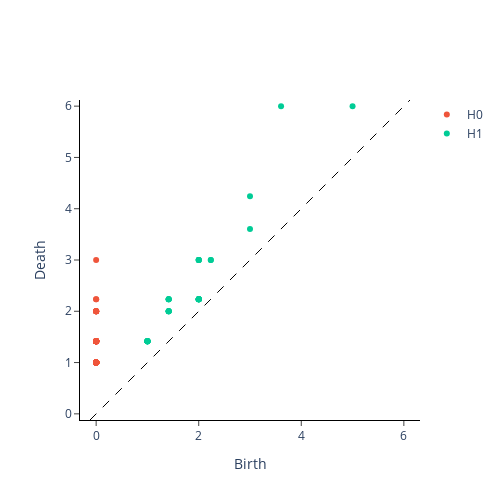

Here is the notebook cell this chart was saved with:
### Code cell
from gtda.homology import VietorisRipsPersistence
VR = VietorisRipsPersistence()
PtCloudPers2 = VR.fit_transform(xypts2)
VR.plot(PtCloudPers2,0)

### Figure 1 — Plotly figure (JSON) as saved in the notebook; plotly's stock layout.template omitted (floating-point values rounded to 4 significant figures; data arrays with more than 128 entries replaced by an {"elided": "..."} marker saying what was removed)
{"data": [{"hoverinfo": "none", "line": {"color": "black", "dash": "dash", "width": 1}, "mode": "lines", "showlegend": false, "type": "scatter", "x": [-0.12, 6.12], "y": [-0.12, 6.12]}, {"hoverinfo": "text", "hovertext": {"elided": "167 str values"}, "mode": "markers", "name": "H0", "type": "scatter", "x": {"elided": "167 int values"}, "y": {"elided": "167 float values"}}, {"hoverinfo": "text", "hovertext": ["(5.0, 6.0)", "(3.605551242828369, 6.0)", "(3.0, 4.242640495300293)", "(3.0, 3.605551242828369)", "(2.2360680103302, 3.0), multiplicity: 2", "(2.2360680103302, 3.0), multiplicity: 2", "(2.0, 3.0), multiplicity: 4", "(2.0, 3.0), multiplicity: 4", "(2.0, 3.0), multiplicity: 4", "(2.0, 3.0), multiplicity: 4", "(2.0, 2.2360680103302), multiplicity: 9", "(2.0, 2.2360680103302), multiplicity: 9", "(2.0, 2.2360680103302), multiplicity: 9", "(2.0, 2.2360680103302), multiplicity: 9", "(2.0, 2.2360680103302), multiplicity: 9", "(2.0, 2.2360680103302), multiplicity: 9", "(2.0, 2.2360680103302), multiplicity: 9", "(2.0, 2.2360680103302), multiplicity: 9", "(2.0, 2.2360680103302), multiplicity: 9", "(1.4142135381698608, 2.2360680103302), multiplicity: 4", "(1.4142135381698608, 2.2360680103302), multiplicity: 4", "(1.4142135381698608, 2.2360680103302), multiplicity: 4", "(1.4142135381698608, 2.2360680103302), multiplicity: 4", "(1.4142135381698608, 2.0), multiplicity: 5", "(1.4142135381698608, 2.0), multiplicity: 5", "(1.4142135381698608, 2.0), multiplicity: 5", "(1.4142135381698608, 2.0), multiplicity: 5", "(1.4142135381698608, 2.0), multiplicity: 5", "(1.0, 1.4142135381698608), multiplicity: 10", "(1.0, 1.4142135381698608), multiplicity: 10", "(1.0, 1.4142135381698608), multiplicity: 10", "(1.0, 1.4142135381698608), multiplicity: 10", "(1.0, 1.4142135381698608), multiplicity: 10", "(1.0, 1.4142135381698608), multiplicity: 10", "(1.0, 1.4142135381698608), multiplicity: 10", "(1.0, 1.4142135381698608), multiplicity: 10", "(1.0, 1.4142135381698608), multiplicity: 10", "(1.0, 1.4142135381698608), multiplicity: 10"], "mode": "markers", "name": "H1", "type": "scatter", "x": [5, 3.606, 3, 3, 2.236, 2.236, 2, 2, 2, 2, 2, 2, 2, 2, 2, 2, 2, 2, 2, 1.414, 1.414, 1.414, 1.414, 1.414, 1.414, 1.414, 1.414, 1.414, 1, 1, 1, 1, 1, 1, 1, 1, 1, 1], "y": [6, 6, 4.243, 3.606, 3, 3, 3, 3, 3, 3, 2.236, 2.236, 2.236, 2.236, 2.236, 2.236, 2.236, 2.236, 2.236, 2.236, 2.236, 2.236, 2.236, 2, 2, 2, 2, 2, 1.414, 1.414, 1.414, 1.414, 1.414, 1.414, 1.414, 1.414, 1.414, 1.414]}], "layout": {"height": 500, "plot_bgcolor": "white", "width": 500, "xaxis": {"autorange": false, "exponentformat": "e", "linecolor": "black", "linewidth": 1, "mirror": false, "range": [-0.12, 6.12], "showexponent": "all", "showline": true, "side": "bottom", "ticks": "outside", "title": {"text": "Birth"}, "type": "linear", "zeroline": true}, "yaxis": {"autorange": false, "exponentformat": "e", "linecolor": "black", "linewidth": 1, "mirror": false, "range": [-0.12, 6.12], "scaleanchor": "x", "scaleratio": 1, "showexponent": "all", "showline": true, "side": "left", "ticks": "outside", "title": {"text": "Death"}, "type": "linear", "zeroline": true}}}
